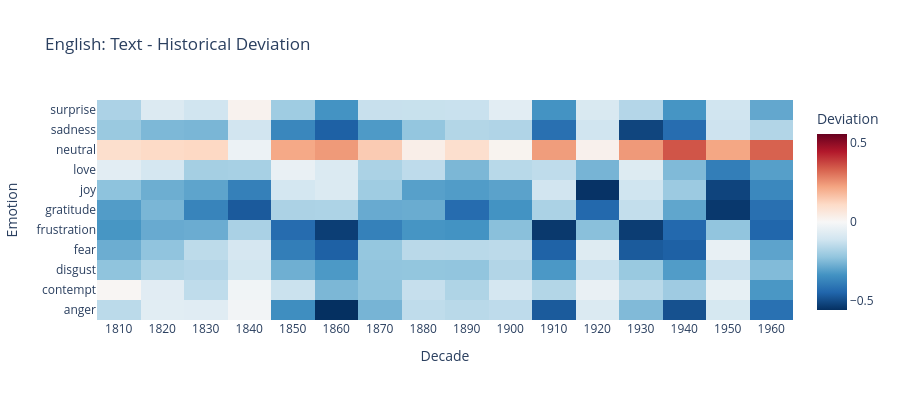
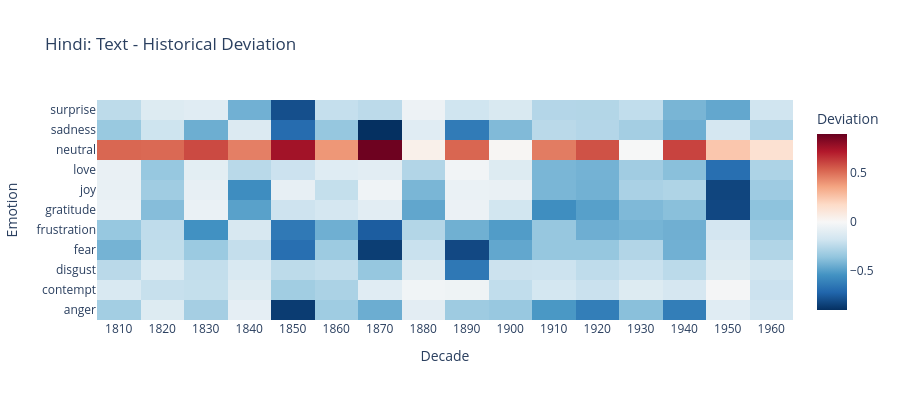
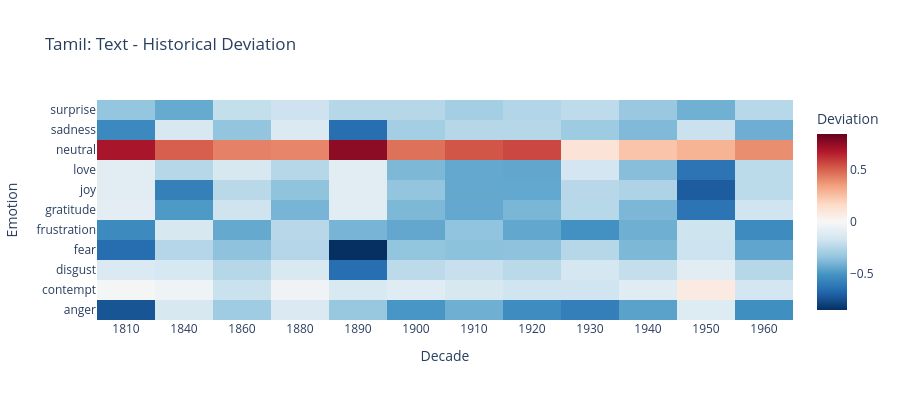

Source (notebook cell) for these figures, in order:
### Code cell
# HEATMAP: How much does text deviate from historical?
def plot_deviation_heatmap(merged_df, title):
    if merged_df is None or len(merged_df) == 0:
        return
    
    decades = merged_df['decade'].astype(str).tolist()
    deviations = []
    for emotion in EMOTION_LABELS:
        dev = merged_df[emotion].values - merged_df[f'{emotion}_hist'].values
        deviations.append(dev.tolist())
    
    fig = go.Figure(data=go.Heatmap(
        z=deviations,
        x=decades,
        y=EMOTION_LABELS,
        colorscale='RdBu_r',
        zmid=0,
        colorbar=dict(title='Deviation')
    ))
    
    fig.update_layout(
        title=f'{title}: Text - Historical Deviation',
        height=400, template='plotly_white',
        xaxis_title='Decade', yaxis_title='Emotion'
    )
    fig.show()

plot_deviation_heatmap(merged_english, 'English')
plot_deviation_heatmap(merged_hindi, 'Hindi')
plot_deviation_heatmap(merged_tamil, 'Tamil')

### Figure 1 — Plotly figure (JSON) as saved in the notebook; plotly's stock layout.template omitted (floating-point values rounded to 4 significant figures; data arrays with more than 128 entries replaced by an {"elided": "..."} marker saying what was removed)
{"data": [{"colorbar": {"title": {"text": "Deviation"}}, "colorscale": [[0, "rgb(5,48,97)"], [0.1, "rgb(33,102,172)"], [0.2, "rgb(67,147,195)"], [0.3, "rgb(146,197,222)"], [0.4, "rgb(209,229,240)"], [0.5, "rgb(247,247,247)"], [0.6, "rgb(253,219,199)"], [0.7, "rgb(244,165,130)"], [0.8, "rgb(214,96,77)"], [0.9, "rgb(178,24,43)"], [1, "rgb(103,0,31)"]], "type": "heatmap", "x": ["1810", "1820", "1830", "1840", "1850", "1860", "1870", "1880", "1890", "1900", "1910", "1920", "1930", "1940", "1950", "1960"], "y": ["anger", "contempt", "disgust", "fear", "frustration", "gratitude", "joy", "love", "neutral", "sadness", "surprise"], "z": {"elided": "11x16 float values"}, "zmid": 0}], "layout": {"height": 400, "title": {"text": "English: Text - Historical Deviation"}, "xaxis": {"title": {"text": "Decade"}}, "yaxis": {"title": {"text": "Emotion"}}}}

### Figure 2 — Plotly figure (JSON) as saved in the notebook; plotly's stock layout.template omitted (floating-point values rounded to 4 significant figures; data arrays with more than 128 entries replaced by an {"elided": "..."} marker saying what was removed)
{"data": [{"colorbar": {"title": {"text": "Deviation"}}, "colorscale": [[0, "rgb(5,48,97)"], [0.1, "rgb(33,102,172)"], [0.2, "rgb(67,147,195)"], [0.3, "rgb(146,197,222)"], [0.4, "rgb(209,229,240)"], [0.5, "rgb(247,247,247)"], [0.6, "rgb(253,219,199)"], [0.7, "rgb(244,165,130)"], [0.8, "rgb(214,96,77)"], [0.9, "rgb(178,24,43)"], [1, "rgb(103,0,31)"]], "type": "heatmap", "x": ["1810", "1820", "1830", "1840", "1850", "1860", "1870", "1880", "1890", "1900", "1910", "1920", "1930", "1940", "1950", "1960"], "y": ["anger", "contempt", "disgust", "fear", "frustration", "gratitude", "joy", "love", "neutral", "sadness", "surprise"], "z": {"elided": "11x16 float values"}, "zmid": 0}], "layout": {"height": 400, "title": {"text": "Hindi: Text - Historical Deviation"}, "xaxis": {"title": {"text": "Decade"}}, "yaxis": {"title": {"text": "Emotion"}}}}

### Figure 3 — Plotly figure (JSON) as saved in the notebook; plotly's stock layout.template omitted (floating-point values rounded to 4 significant figures; data arrays with more than 128 entries replaced by an {"elided": "..."} marker saying what was removed)
{"data": [{"colorbar": {"title": {"text": "Deviation"}}, "colorscale": [[0, "rgb(5,48,97)"], [0.1, "rgb(33,102,172)"], [0.2, "rgb(67,147,195)"], [0.3, "rgb(146,197,222)"], [0.4, "rgb(209,229,240)"], [0.5, "rgb(247,247,247)"], [0.6, "rgb(253,219,199)"], [0.7, "rgb(244,165,130)"], [0.8, "rgb(214,96,77)"], [0.9, "rgb(178,24,43)"], [1, "rgb(103,0,31)"]], "type": "heatmap", "x": ["1810", "1840", "1860", "1880", "1890", "1900", "1910", "1920", "1930", "1940", "1950", "1960"], "y": ["anger", "contempt", "disgust", "fear", "frustration", "gratitude", "joy", "love", "neutral", "sadness", "surprise"], "z": {"elided": "11x12 float values"}, "zmid": 0}], "layout": {"height": 400, "title": {"text": "Tamil: Text - Historical Deviation"}, "xaxis": {"title": {"text": "Decade"}}, "yaxis": {"title": {"text": "Emotion"}}}}
